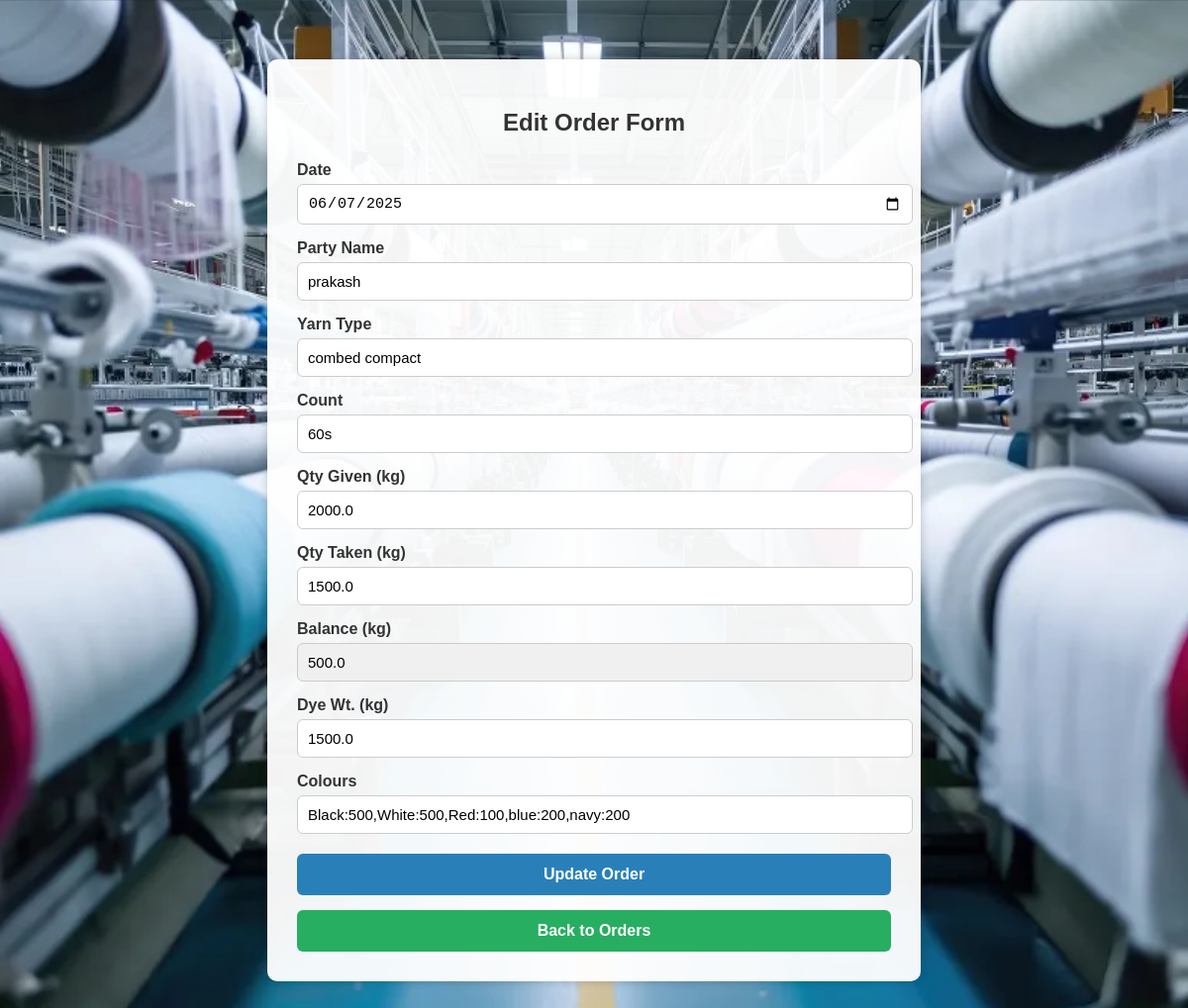
Page /edit_order/6 on the committed database.
### tables this page shows
CREATE TABLE orders (
            id INTEGER PRIMARY KEY AUTOINCREMENT,
            date TEXT,
            party_name TEXT,
            yarn_type TEXT,
            count TEXT,
            quantity_given INTEGER,
            quantity_taken INTEGER,
            dye_weight INTEGER
        , colour TEXT, colours TEXT, qty_given REAL, qty_taken REAL, balance REAL, dye_wt REAL);

### app.py (the view, shortened to what this page needs)
@app.route('/edit_order/<int:id>', methods=['GET', 'POST'])
def edit_order(id):
    conn = sqlite3.connect('textile.db')
    conn.row_factory = sqlite3.Row
    c = conn.cursor()
    c.execute('SELECT * FROM orders WHERE id=?', (id,))
    order = c.fetchone()
    conn.close()
    return render_template('edit_order.html', order=order)

### templates/edit_order.html (shortened to what this page needs)
<!DOCTYPE html>
<html lang="en">
<head>
</head>
<body>
    <div class="container">
        <h2>Edit Order Form</h2>
        <form method="POST">
            <label for="date">Date</label>
            <input type="date" name="date" value="{{ order.date }}" required>
            <label for="party_name">Party Name</label>
            <input type="text" name="party_name" value="{{ order.party_name }}" required>
            <label for="yarn_type">Yarn Type</label>
            <input type="text" name="yarn_type" value="{{ order.yarn_type }}" required>
            <label for="count">Count</label>
            <input type="text" name="count" value="{{ order.count }}" required>
            <label for="quantity_given">Qty Given (kg)</label>
            <input type="number" id="quantity_given" name="qty_given" value="{{ order.qty_given }}" min="0" step="any" required oninput="calculateBalance()">
            <label for="quantity_taken">Qty Taken (kg)</label>
            <input type="number" id="quantity_taken" name="qty_taken" value="{{ order.qty_taken }}" min="0" step="any" required oninput="calculateBalance()">
            <label for="balance">Balance (kg)</label>
            <input type="number" id="balance" name="balance" value="{{ order.balance }}" readonly>
            <label for="dye_wt">Dye Wt. (kg)</label>
            <input type="number" name="dye_wt" value="{{ order.dye_wt }}" min="0" step="any" required>
            <label for="colours">Colours</label>
            <input type="text" name="colours" value="{{ order.colours }}" placeholder="e.g., Black:500, White:200" required>
            <button type="submit">Update Order</button>
        </form>
        <form action="{{ url_for('view_orders') }}">
            <button type="submit" class="back-btn">Back to Orders</button>
        </form>
    </div>
</body>
</html>

### templates/edit_order.html (style rules this page uses)
body { font-family: Arial, sans-serif; background-image: url('/static/cotton_background.jpg'); background-size: cover; background-position: center; margin: 0; padding: 0; }
.container { background-color: rgba(255, 255, 255, 0.95); max-width: 600px; margin: 60px auto; padding: 30px; border-radius: 10px; box-shadow: 0 0 10px rgba(0, 0, 0, 0.2); }
h2 { text-align: center; margin-bottom: 25px; color: #333; }
label { display: block; margin-top: 15px; font-weight: bold; color: #333; }
input { width: 100%; padding: 10px; margin-top: 5px; border: 1px solid #ccc; border-radius: 6px; font-size: 15px; }
input[readonly] { background-color: #f0f0f0; }
button { margin-top: 20px; padding: 12px; width: 100%; background-color: #2980b9; color: white; border: none; border-radius: 6px; font-size: 16px; font-weight: bold; cursor: pointer; }
.back-btn { margin-top: 15px; background-color: #27ae60; }

### rows in the picture
orders: date "06/07/2025", party_name "prakash", yarn_type "combed compact", count "60s", qty_given "2000.0", qty_taken "1500.0", balance "500.0", dye_wt "1500.0", colours "Black:500,White:500,Red:100,blue:200,navy:200"
